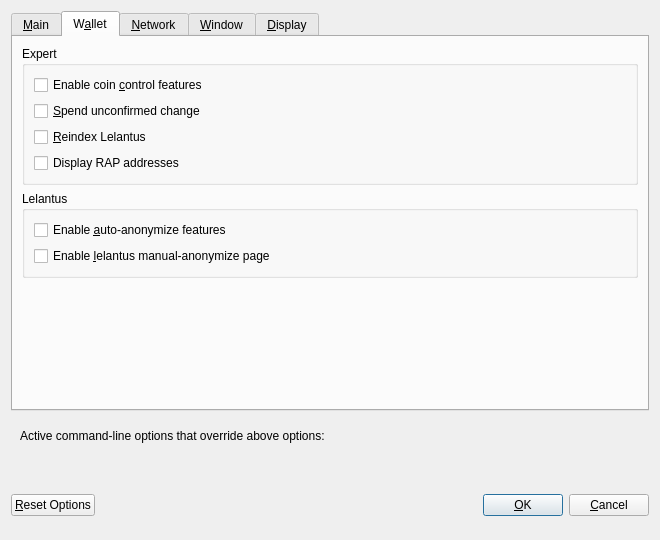
<?xml version="1.0" encoding="UTF-8"?>
<ui version="4.0">
 <class>OptionsDialog</class>
 <widget class="QDialog" name="OptionsDialog">
  <property name="geometry">
   <rect>
    <x>0</x>
    <y>0</y>
    <width>660</width>
    <height>540</height>
   </rect>
  </property>
  <property name="windowTitle">
   <string>Options</string>
  </property>
  <property name="modal">
   <bool>true</bool>
  </property>
  <layout class="QVBoxLayout" name="verticalLayout">
   <item>
    <widget class="QTabWidget" name="tabWidget">
     <property name="currentIndex">
      <number>1</number>
     </property>
     <widget class="QWidget" name="tabMain">
      <attribute name="title">
       <string>&amp;Main</string>
      </attribute>
      <layout class="QVBoxLayout" name="verticalLayout_Main">
       <item>
        <widget class="QCheckBox" name="bitcoinAtStartup">
         <property name="toolTip">
          <string>Automatically start %1 after logging in to the system.</string>
         </property>
         <property name="text">
          <string>&amp;Start %1 on system login</string>
         </property>
        </widget>
       </item>
       <item>
        <layout class="QHBoxLayout" name="horizontalLayout_2_Main">
         <item>
          <widget class="QLabel" name="databaseCacheLabel">
           <property name="text">
            <string>Size of &amp;database cache</string>
           </property>
           <property name="textFormat">
            <enum>Qt::PlainText</enum>
           </property>
           <property name="buddy">
            <cstring>databaseCache</cstring>
           </property>
          </widget>
         </item>
         <item>
          <widget class="QSpinBox" name="databaseCache"/>
         </item>
         <item>
          <widget class="QLabel" name="databaseCacheUnitLabel">
           <property name="text">
            <string>MB</string>
           </property>
           <property name="textFormat">
            <enum>Qt::PlainText</enum>
           </property>
          </widget>
         </item>
         <item>
          <spacer name="horizontalSpacer_2_Main">
           <property name="orientation">
            <enum>Qt::Horizontal</enum>
           </property>
           <property name="sizeHint" stdset="0">
            <size>
             <width>40</width>
             <height>20</height>
            </size>
           </property>
          </spacer>
         </item>
        </layout>
       </item>
       <item>
        <layout class="QHBoxLayout" name="horizontalLayout_3_Main">
         <item>
          <widget class="QLabel" name="threadsScriptVerifLabel">
           <property name="text">
            <string>Number of script &amp;verification threads</string>
           </property>
           <property name="textFormat">
            <enum>Qt::PlainText</enum>
           </property>
           <property name="buddy">
            <cstring>threadsScriptVerif</cstring>
           </property>
          </widget>
         </item>
         <item>
          <widget class="QSpinBox" name="threadsScriptVerif">
           <property name="toolTip">
            <string>(0 = auto, &lt;0 = leave that many cores free)</string>
           </property>
          </widget>
         </item>
         <item>
          <spacer name="horizontalSpacer_3_Main">
           <property name="orientation">
            <enum>Qt::Horizontal</enum>
           </property>
           <property name="sizeHint" stdset="0">
            <size>
             <width>40</width>
             <height>20</height>
            </size>
           </property>
          </spacer>
         </item>
        </layout>
       </item>
       <item>
        <spacer name="verticalSpacer_Main">
         <property name="orientation">
          <enum>Qt::Vertical</enum>
         </property>
         <property name="sizeHint" stdset="0">
          <size>
           <width>20</width>
           <height>40</height>
          </size>
         </property>
        </spacer>
       </item>
      </layout>
     </widget>
     <widget class="QWidget" name="tabWallet">
      <attribute name="title">
       <string>W&amp;allet</string>
      </attribute>
      <layout class="QVBoxLayout" name="verticalLayout_Wallet">
       <item>
        <widget class="QGroupBox" name="groupBox">
         <property name="title">
          <string>Expert</string>
         </property>
         <layout class="QVBoxLayout" name="verticalLayout_2">
          <item>
           <widget class="QCheckBox" name="coinControlFeatures">
            <property name="toolTip">
             <string>Whether to show coin control features or not.</string>
            </property>
            <property name="text">
             <string>Enable coin &amp;control features</string>
            </property>
           </widget>
          </item>
          <item>
           <widget class="QCheckBox" name="spendZeroConfChange">
            <property name="toolTip">
             <string>If you disable the spending of unconfirmed change, the change from a transaction cannot be used until that transaction has at least one confirmation. This also affects how your balance is computed.</string>
            </property>
            <property name="text">
             <string>&amp;Spend unconfirmed change</string>
            </property>
           </widget>
          </item>
          <item>
           <widget class="QCheckBox" name="reindexLelantus">
            <property name="toolTip">
             <string>Restore all Lelantus transactions following a reindex.</string>
            </property>
            <property name="text">
             <string>&amp;Reindex Lelantus</string>
            </property>
           </widget>
          </item>
          <item>
            <widget class="QCheckBox" name="enableRapAddresses">
             <property name="toolTip">
                <string>Whether to show RAP addresses or not.</string>
             </property>
             <property name="text">
                <string>Display RAP addresses</string>
             </property>
            </widget>
          </item>
         </layout>
        </widget>
       </item>
       <item>
        <widget class="QGroupBox" name="lelantusGroupBox">
         <property name="title">
          <string>Lelantus</string>
         </property>
         <layout class="QVBoxLayout" name="verticalLayout_3">
          <item>
           <widget class="QCheckBox" name="autoAnonymize">
            <property name="text">
             <string>Enable &amp;auto-anonymize features</string>
            </property>
           </widget>
          </item>
          <item>
           <widget class="QCheckBox" name="lelantusPage">
            <property name="text">
             <string>Enable &amp;lelantus manual-anonymize page</string>
            </property>
           </widget>
          </item>
         </layout>
        </widget>
       </item>
       <item>
        <spacer name="verticalSpacer_Wallet">
         <property name="orientation">
          <enum>Qt::Vertical</enum>
         </property>
         <property name="sizeHint" stdset="0">
          <size>
           <width>20</width>
           <height>40</height>
          </size>
         </property>
        </spacer>
       </item>
      </layout>
     </widget>
     <widget class="QWidget" name="tabNetwork">
      <attribute name="title">
       <string>&amp;Network</string>
      </attribute>
      <layout class="QVBoxLayout" name="verticalLayout_Network">
       <item>
        <widget class="QCheckBox" name="mapPortUpnp">
         <property name="toolTip">
          <string>Automatically open the Realichain client port on the router. This only works when your router supports UPnP and it is enabled.</string>
         </property>
         <property name="text">
          <string>Map port using &amp;UPnP</string>
         </property>
        </widget>
       </item>
       <item>
        <widget class="QCheckBox" name="allowIncoming">
         <property name="toolTip">
          <string>Accept connections from outside</string>
         </property>
         <property name="text">
          <string>Allow incoming connections</string>
         </property>
        </widget>
       </item>
       <item>
        <widget class="QCheckBox" name="connectSocks">
         <property name="toolTip">
          <string>Connect to the Realichain network through a SOCKS5 proxy.</string>
         </property>
         <property name="text">
          <string>&amp;Connect through SOCKS5 proxy (default proxy):</string>
         </property>
        </widget>
       </item>
       <item>
        <layout class="QHBoxLayout" name="horizontalLayout_1_Network">
         <item>
          <widget class="QLabel" name="proxyIpLabel">
           <property name="text">
            <string>Proxy &amp;IP:</string>
           </property>
           <property name="textFormat">
            <enum>Qt::PlainText</enum>
           </property>
           <property name="buddy">
            <cstring>proxyIp</cstring>
           </property>
          </widget>
         </item>
         <item>
          <widget class="QValidatedLineEdit" name="proxyIp">
           <property name="minimumSize">
            <size>
             <width>140</width>
             <height>0</height>
            </size>
           </property>
           <property name="maximumSize">
            <size>
             <width>140</width>
             <height>16777215</height>
            </size>
           </property>
           <property name="toolTip">
            <string>IP address of the proxy (e.g. IPv4: 127.0.0.1 / IPv6: ::1)</string>
           </property>
          </widget>
         </item>
         <item>
          <widget class="QLabel" name="proxyPortLabel">
           <property name="text">
            <string>&amp;Port:</string>
           </property>
           <property name="textFormat">
            <enum>Qt::PlainText</enum>
           </property>
           <property name="buddy">
            <cstring>proxyPort</cstring>
           </property>
          </widget>
         </item>
         <item>
          <widget class="QLineEdit" name="proxyPort">
           <property name="minimumSize">
            <size>
             <width>55</width>
             <height>0</height>
            </size>
           </property>
           <property name="maximumSize">
            <size>
             <width>55</width>
             <height>16777215</height>
            </size>
           </property>
           <property name="toolTip">
            <string>Port of the proxy (e.g. 9050)</string>
           </property>
          </widget>
         </item>
         <item>
          <spacer name="horizontalSpacer_1_Network">
           <property name="orientation">
            <enum>Qt::Horizontal</enum>
           </property>
           <property name="sizeHint" stdset="0">
            <size>
             <width>40</width>
             <height>20</height>
            </size>
           </property>
          </spacer>
         </item>
        </layout>
       </item>
       <item>
        <layout class="QHBoxLayout" name="horizontalLayout_2_Network">
         <item>
          <widget class="QLabel" name="proxyActiveNets">
           <property name="text">
            <string>Used for reaching peers via:</string>
           </property>
           <property name="textFormat">
            <enum>Qt::PlainText</enum>
           </property>
          </widget>
         </item>
         <item>
          <widget class="QCheckBox" name="proxyReachIPv4">
           <property name="enabled">
            <bool>false</bool>
           </property>
           <property name="toolTip">
            <string>Shows, if the supplied default SOCKS5 proxy is used to reach peers via this network type.</string>
           </property>
           <property name="text">
            <string/>
           </property>
          </widget>
         </item>
         <item>
          <widget class="QLabel" name="proxyReachIPv4Label">
           <property name="text">
            <string>IPv4</string>
           </property>
           <property name="textFormat">
            <enum>Qt::PlainText</enum>
           </property>
          </widget>
         </item>
         <item>
          <widget class="QCheckBox" name="proxyReachIPv6">
           <property name="enabled">
            <bool>false</bool>
           </property>
           <property name="toolTip">
            <string>Shows, if the supplied default SOCKS5 proxy is used to reach peers via this network type.</string>
           </property>
           <property name="text">
            <string/>
           </property>
          </widget>
         </item>
         <item>
          <widget class="QLabel" name="proxyReachIPv6Label">
           <property name="text">
            <string>IPv6</string>
           </property>
           <property name="textFormat">
            <enum>Qt::PlainText</enum>
           </property>
          </widget>
         </item>
         <item>
          <widget class="QCheckBox" name="proxyReachTor">
           <property name="enabled">
            <bool>false</bool>
           </property>
           <property name="toolTip">
            <string>Shows, if the supplied default SOCKS5 proxy is used to reach peers via this network type.</string>
           </property>
           <property name="text">
            <string/>
           </property>
          </widget>
         </item>
         <item>
          <widget class="QLabel" name="proxyReachTorLabel">
           <property name="text">
            <string>Tor</string>
           </property>
           <property name="textFormat">
            <enum>Qt::PlainText</enum>
           </property>
          </widget>
         </item>
         <item>
          <spacer name="horizontalSpacer_2_Network">
           <property name="orientation">
            <enum>Qt::Horizontal</enum>
           </property>
           <property name="sizeHint" stdset="0">
            <size>
             <width>40</width>
             <height>20</height>
            </size>
           </property>
          </spacer>
         </item>
        </layout>
       </item>
       <item>
        <widget class="QCheckBox" name="connectSocksTor">
         <property name="toolTip">
          <string>Connect to the Realichain network through a separate SOCKS5 proxy for Tor hidden services.</string>
         </property>
         <property name="text">
          <string>Use separate SOCKS5 proxy to reach peers via Tor hidden services:</string>
         </property>
        </widget>
       </item>
       <item>
        <layout class="QHBoxLayout" name="horizontalLayout_3_Network">
         <item>
          <widget class="QLabel" name="proxyIpTorLabel">
           <property name="text">
            <string>Proxy &amp;IP:</string>
           </property>
           <property name="textFormat">
            <enum>Qt::PlainText</enum>
           </property>
           <property name="buddy">
            <cstring>proxyIpTor</cstring>
           </property>
          </widget>
         </item>
         <item>
          <widget class="QValidatedLineEdit" name="proxyIpTor">
           <property name="minimumSize">
            <size>
             <width>140</width>
             <height>0</height>
            </size>
           </property>
           <property name="maximumSize">
            <size>
             <width>140</width>
             <height>16777215</height>
            </size>
           </property>
           <property name="toolTip">
            <string>IP address of the proxy (e.g. IPv4: 127.0.0.1 / IPv6: ::1)</string>
           </property>
          </widget>
         </item>
         <item>
          <widget class="QLabel" name="proxyPortTorLabel">
           <property name="text">
            <string>&amp;Port:</string>
           </property>
           <property name="textFormat">
            <enum>Qt::PlainText</enum>
           </property>
           <property name="buddy">
            <cstring>proxyPortTor</cstring>
           </property>
          </widget>
         </item>
         <item>
          <widget class="QLineEdit" name="proxyPortTor">
           <property name="minimumSize">
            <size>
             <width>55</width>
             <height>0</height>
            </size>
           </property>
           <property name="maximumSize">
            <size>
             <width>55</width>
             <height>16777215</height>
            </size>
           </property>
           <property name="toolTip">
            <string>Port of the proxy (e.g. 9050)</string>
           </property>
          </widget>
         </item>
         <item>
          <spacer name="horizontalSpacer_4_Network">
           <property name="orientation">
            <enum>Qt::Horizontal</enum>
           </property>
           <property name="sizeHint" stdset="0">
            <size>
             <width>40</width>
             <height>20</height>
            </size>
           </property>
          </spacer>
         </item>
        </layout>
       </item>
       <item>
        <spacer name="verticalSpacer_Network">
         <property name="orientation">
          <enum>Qt::Vertical</enum>
         </property>
         <property name="sizeHint" stdset="0">
          <size>
           <width>20</width>
           <height>40</height>
          </size>
         </property>
        </spacer>
       </item>
      </layout>
     </widget>
     <widget class="QWidget" name="tabWindow">
      <attribute name="title">
       <string>&amp;Window</string>
      </attribute>
      <layout class="QVBoxLayout" name="verticalLayout_Window">
       <item>
        <widget class="QCheckBox" name="hideTrayIcon">
         <property name="toolTip">
          <string>&amp;Hide the icon from the system tray.</string>
         </property>
         <property name="text">
          <string>Hide tray icon</string>
         </property>
        </widget>
       </item>
       <item>
        <widget class="QCheckBox" name="minimizeToTray">
         <property name="toolTip">
          <string>Show only a tray icon after minimizing the window.</string>
         </property>
         <property name="text">
          <string>&amp;Minimize to the tray instead of the taskbar</string>
         </property>
        </widget>
       </item>
       <item>
        <widget class="QCheckBox" name="minimizeOnClose">
         <property name="toolTip">
          <string>Minimize instead of exit the application when the window is closed. When this option is enabled, the application will be closed only after selecting Exit in the menu.</string>
         </property>
         <property name="text">
          <string>M&amp;inimize on close</string>
         </property>
        </widget>
       </item>
       <item>
        <spacer name="verticalSpacer_Window">
         <property name="orientation">
          <enum>Qt::Vertical</enum>
         </property>
         <property name="sizeHint" stdset="0">
          <size>
           <width>20</width>
           <height>40</height>
          </size>
         </property>
        </spacer>
       </item>
      </layout>
     </widget>
     <widget class="QWidget" name="tabDisplay">
      <attribute name="title">
       <string>&amp;Display</string>
      </attribute>
      <layout class="QVBoxLayout" name="verticalLayout_Display">
       <item>
        <layout class="QHBoxLayout" name="horizontalLayout_1_Display">
         <item>
          <widget class="QLabel" name="langLabel">
           <property name="text">
            <string>User Interface &amp;language:</string>
           </property>
           <property name="textFormat">
            <enum>Qt::PlainText</enum>
           </property>
           <property name="buddy">
            <cstring>lang</cstring>
           </property>
          </widget>
         </item>
         <item>
          <widget class="QValueComboBox" name="lang">
           <property name="toolTip">
            <string>The user interface language can be set here. This setting will take effect after restarting %1.</string>
           </property>
          </widget>
         </item>
        </layout>
       </item>
       <item>
        <layout class="QHBoxLayout" name="horizontalLayout_2_Display">
         <item>
          <widget class="QLabel" name="unitLabel">
           <property name="text">
            <string>&amp;Unit to show amounts in:</string>
           </property>
           <property name="textFormat">
            <enum>Qt::PlainText</enum>
           </property>
           <property name="buddy">
            <cstring>unit</cstring>
           </property>
          </widget>
         </item>
         <item>
          <widget class="QValueComboBox" name="unit">
           <property name="toolTip">
            <string>Choose the default subdivision unit to show in the interface and when sending coins.</string>
           </property>
          </widget>
         </item>
        </layout>
       </item>
       <item>
        <layout class="QHBoxLayout" name="horizontalLayout_3_Display">
         <item>
          <widget class="QLabel" name="thirdPartyTxUrlsLabel">
           <property name="toolTip">
            <string>Third party URLs (e.g. a block explorer) that appear in the transactions tab as context menu items. %s in the URL is replaced by transaction hash. Multiple URLs are separated by vertical bar |.</string>
           </property>
           <property name="text">
            <string>Third party transaction URLs</string>
           </property>
           <property name="buddy">
            <cstring>thirdPartyTxUrls</cstring>
           </property>
          </widget>
         </item>
         <item>
          <widget class="QLineEdit" name="thirdPartyTxUrls">
           <property name="toolTip">
            <string>Third party URLs (e.g. a block explorer) that appear in the transactions tab as context menu items. %s in the URL is replaced by transaction hash. Multiple URLs are separated by vertical bar |.</string>
           </property>
          </widget>
         </item>
        </layout>
       </item>
       <item>
        <spacer name="verticalSpacer_Display">
         <property name="orientation">
          <enum>Qt::Vertical</enum>
         </property>
         <property name="sizeHint" stdset="0">
          <size>
           <width>20</width>
           <height>40</height>
          </size>
         </property>
        </spacer>
       </item>
      </layout>
     </widget>
    </widget>
   </item>
   <item>
    <widget class="QFrame" name="frame">
     <layout class="QVBoxLayout" name="verticalLayout_Bottom">
      <item>
       <layout class="QHBoxLayout" name="horizontalLayout_Bottom">
        <item>
         <widget class="QLabel" name="overriddenByCommandLineInfoLabel">
          <property name="text">
           <string>Active command-line options that override above options:</string>
          </property>
          <property name="textFormat">
           <enum>Qt::PlainText</enum>
          </property>
         </widget>
        </item>
        <item>
         <spacer name="horizontalSpacer_Bottom">
          <property name="orientation">
           <enum>Qt::Horizontal</enum>
          </property>
          <property name="sizeHint" stdset="0">
           <size>
            <width>40</width>
            <height>20</height>
           </size>
          </property>
         </spacer>
        </item>
       </layout>
      </item>
      <item>
       <widget class="QLabel" name="overriddenByCommandLineLabel">
        <property name="text">
         <string/>
        </property>
        <property name="textFormat">
         <enum>Qt::PlainText</enum>
        </property>
        <property name="wordWrap">
         <bool>true</bool>
        </property>
       </widget>
      </item>
     </layout>
    </widget>
   </item>
   <item>
    <layout class="QHBoxLayout" name="horizontalLayout_Buttons">
     <item>
      <widget class="QPushButton" name="resetButton">
       <property name="toolTip">
        <string>Reset all client options to default.</string>
       </property>
       <property name="text">
        <string>&amp;Reset Options</string>
       </property>
       <property name="autoDefault">
        <bool>false</bool>
       </property>
      </widget>
     </item>
     <item>
      <spacer name="horizontalSpacer_1">
       <property name="orientation">
        <enum>Qt::Horizontal</enum>
       </property>
       <property name="sizeHint" stdset="0">
        <size>
         <width>40</width>
         <height>48</height>
        </size>
       </property>
      </spacer>
     </item>
     <item>
      <widget class="QLabel" name="statusLabel">
       <property name="minimumSize">
        <size>
         <width>200</width>
         <height>0</height>
        </size>
       </property>
       <property name="font">
        <font>
         <weight>75</weight>
         <bold>true</bold>
        </font>
       </property>
       <property name="text">
        <string/>
       </property>
       <property name="textFormat">
        <enum>Qt::PlainText</enum>
       </property>
       <property name="wordWrap">
        <bool>true</bool>
       </property>
      </widget>
     </item>
     <item>
      <spacer name="horizontalSpacer_2">
       <property name="orientation">
        <enum>Qt::Horizontal</enum>
       </property>
       <property name="sizeHint" stdset="0">
        <size>
         <width>40</width>
         <height>48</height>
        </size>
       </property>
      </spacer>
     </item>
     <item>
      <widget class="QPushButton" name="okButton">
       <property name="text">
        <string>&amp;OK</string>
       </property>
       <property name="autoDefault">
        <bool>false</bool>
       </property>
       <property name="default">
        <bool>true</bool>
       </property>
      </widget>
     </item>
     <item>
      <widget class="QPushButton" name="cancelButton">
       <property name="text">
        <string>&amp;Cancel</string>
       </property>
       <property name="autoDefault">
        <bool>false</bool>
       </property>
      </widget>
     </item>
    </layout>
   </item>
  </layout>
 </widget>
 <customwidgets>
  <customwidget>
   <class>QValidatedLineEdit</class>
   <extends>QLineEdit</extends>
   <header>qvalidatedlineedit.h</header>
  </customwidget>
  <customwidget>
   <class>QValueComboBox</class>
   <extends>QComboBox</extends>
   <header>qvaluecombobox.h</header>
  </customwidget>
 </customwidgets>
 <resources/>
 <connections/>
</ui>
